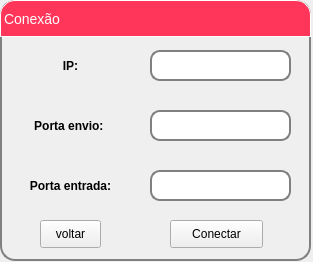
<?xml version="1.0" encoding="UTF-8"?>
<ui version="4.0">
 <class>Conexao_2</class>
 <widget class="QMainWindow" name="Conexao_2">
  <property name="enabled">
   <bool>true</bool>
  </property>
  <property name="geometry">
   <rect>
    <x>0</x>
    <y>0</y>
    <width>313</width>
    <height>262</height>
   </rect>
  </property>
  <property name="windowTitle">
   <string>Conexão</string>
  </property>
  <property name="animated">
   <bool>true</bool>
  </property>
  <property name="tabShape">
   <enum>QTabWidget::Rounded</enum>
  </property>
  <property name="unifiedTitleAndToolBarOnMac">
   <bool>false</bool>
  </property>
  <widget class="QWidget" name="centralwidget">
   <widget class="QGroupBox" name="Conexao">
    <property name="geometry">
     <rect>
      <x>0</x>
      <y>0</y>
      <width>311</width>
      <height>261</height>
     </rect>
    </property>
    <property name="sizePolicy">
     <sizepolicy hsizetype="Preferred" vsizetype="Preferred">
      <horstretch>0</horstretch>
      <verstretch>0</verstretch>
     </sizepolicy>
    </property>
    <property name="palette">
     <palette>
      <active>
       <colorrole role="WindowText">
        <brush brushstyle="SolidPattern">
         <color alpha="255">
          <red>0</red>
          <green>0</green>
          <blue>0</blue>
         </color>
        </brush>
       </colorrole>
       <colorrole role="Button">
        <brush brushstyle="SolidPattern">
         <color alpha="0">
          <red>0</red>
          <green>0</green>
          <blue>0</blue>
         </color>
        </brush>
       </colorrole>
       <colorrole role="Light">
        <brush brushstyle="SolidPattern">
         <color alpha="255">
          <red>211</red>
          <green>211</green>
          <blue>211</blue>
         </color>
        </brush>
       </colorrole>
       <colorrole role="Midlight">
        <brush brushstyle="SolidPattern">
         <color alpha="255">
          <red>176</red>
          <green>176</green>
          <blue>176</blue>
         </color>
        </brush>
       </colorrole>
       <colorrole role="Dark">
        <brush brushstyle="SolidPattern">
         <color alpha="255">
          <red>70</red>
          <green>70</green>
          <blue>70</blue>
         </color>
        </brush>
       </colorrole>
       <colorrole role="Mid">
        <brush brushstyle="SolidPattern">
         <color alpha="255">
          <red>94</red>
          <green>94</green>
          <blue>94</blue>
         </color>
        </brush>
       </colorrole>
       <colorrole role="Text">
        <brush brushstyle="SolidPattern">
         <color alpha="255">
          <red>0</red>
          <green>0</green>
          <blue>0</blue>
         </color>
        </brush>
       </colorrole>
       <colorrole role="BrightText">
        <brush brushstyle="SolidPattern">
         <color alpha="255">
          <red>255</red>
          <green>255</green>
          <blue>255</blue>
         </color>
        </brush>
       </colorrole>
       <colorrole role="ButtonText">
        <brush brushstyle="SolidPattern">
         <color alpha="255">
          <red>0</red>
          <green>0</green>
          <blue>0</blue>
         </color>
        </brush>
       </colorrole>
       <colorrole role="Base">
        <brush brushstyle="SolidPattern">
         <color alpha="0">
          <red>0</red>
          <green>0</green>
          <blue>0</blue>
         </color>
        </brush>
       </colorrole>
       <colorrole role="Window">
        <brush brushstyle="SolidPattern">
         <color alpha="0">
          <red>0</red>
          <green>0</green>
          <blue>0</blue>
         </color>
        </brush>
       </colorrole>
       <colorrole role="Shadow">
        <brush brushstyle="SolidPattern">
         <color alpha="255">
          <red>0</red>
          <green>0</green>
          <blue>0</blue>
         </color>
        </brush>
       </colorrole>
       <colorrole role="AlternateBase">
        <brush brushstyle="SolidPattern">
         <color alpha="255">
          <red>198</red>
          <green>198</green>
          <blue>198</blue>
         </color>
        </brush>
       </colorrole>
       <colorrole role="ToolTipBase">
        <brush brushstyle="SolidPattern">
         <color alpha="255">
          <red>255</red>
          <green>255</green>
          <blue>220</blue>
         </color>
        </brush>
       </colorrole>
       <colorrole role="ToolTipText">
        <brush brushstyle="SolidPattern">
         <color alpha="255">
          <red>0</red>
          <green>0</green>
          <blue>0</blue>
         </color>
        </brush>
       </colorrole>
      </active>
      <inactive>
       <colorrole role="WindowText">
        <brush brushstyle="SolidPattern">
         <color alpha="255">
          <red>0</red>
          <green>0</green>
          <blue>0</blue>
         </color>
        </brush>
       </colorrole>
       <colorrole role="Button">
        <brush brushstyle="SolidPattern">
         <color alpha="0">
          <red>0</red>
          <green>0</green>
          <blue>0</blue>
         </color>
        </brush>
       </colorrole>
       <colorrole role="Light">
        <brush brushstyle="SolidPattern">
         <color alpha="255">
          <red>211</red>
          <green>211</green>
          <blue>211</blue>
         </color>
        </brush>
       </colorrole>
       <colorrole role="Midlight">
        <brush brushstyle="SolidPattern">
         <color alpha="255">
          <red>176</red>
          <green>176</green>
          <blue>176</blue>
         </color>
        </brush>
       </colorrole>
       <colorrole role="Dark">
        <brush brushstyle="SolidPattern">
         <color alpha="255">
          <red>70</red>
          <green>70</green>
          <blue>70</blue>
         </color>
        </brush>
       </colorrole>
       <colorrole role="Mid">
        <brush brushstyle="SolidPattern">
         <color alpha="255">
          <red>94</red>
          <green>94</green>
          <blue>94</blue>
         </color>
        </brush>
       </colorrole>
       <colorrole role="Text">
        <brush brushstyle="SolidPattern">
         <color alpha="255">
          <red>0</red>
          <green>0</green>
          <blue>0</blue>
         </color>
        </brush>
       </colorrole>
       <colorrole role="BrightText">
        <brush brushstyle="SolidPattern">
         <color alpha="255">
          <red>255</red>
          <green>255</green>
          <blue>255</blue>
         </color>
        </brush>
       </colorrole>
       <colorrole role="ButtonText">
        <brush brushstyle="SolidPattern">
         <color alpha="255">
          <red>0</red>
          <green>0</green>
          <blue>0</blue>
         </color>
        </brush>
       </colorrole>
       <colorrole role="Base">
        <brush brushstyle="SolidPattern">
         <color alpha="0">
          <red>0</red>
          <green>0</green>
          <blue>0</blue>
         </color>
        </brush>
       </colorrole>
       <colorrole role="Window">
        <brush brushstyle="SolidPattern">
         <color alpha="0">
          <red>0</red>
          <green>0</green>
          <blue>0</blue>
         </color>
        </brush>
       </colorrole>
       <colorrole role="Shadow">
        <brush brushstyle="SolidPattern">
         <color alpha="255">
          <red>0</red>
          <green>0</green>
          <blue>0</blue>
         </color>
        </brush>
       </colorrole>
       <colorrole role="AlternateBase">
        <brush brushstyle="SolidPattern">
         <color alpha="255">
          <red>198</red>
          <green>198</green>
          <blue>198</blue>
         </color>
        </brush>
       </colorrole>
       <colorrole role="ToolTipBase">
        <brush brushstyle="SolidPattern">
         <color alpha="255">
          <red>255</red>
          <green>255</green>
          <blue>220</blue>
         </color>
        </brush>
       </colorrole>
       <colorrole role="ToolTipText">
        <brush brushstyle="SolidPattern">
         <color alpha="255">
          <red>0</red>
          <green>0</green>
          <blue>0</blue>
         </color>
        </brush>
       </colorrole>
      </inactive>
      <disabled>
       <colorrole role="WindowText">
        <brush brushstyle="SolidPattern">
         <color alpha="255">
          <red>70</red>
          <green>70</green>
          <blue>70</blue>
         </color>
        </brush>
       </colorrole>
       <colorrole role="Button">
        <brush brushstyle="SolidPattern">
         <color alpha="0">
          <red>0</red>
          <green>0</green>
          <blue>0</blue>
         </color>
        </brush>
       </colorrole>
       <colorrole role="Light">
        <brush brushstyle="SolidPattern">
         <color alpha="255">
          <red>211</red>
          <green>211</green>
          <blue>211</blue>
         </color>
        </brush>
       </colorrole>
       <colorrole role="Midlight">
        <brush brushstyle="SolidPattern">
         <color alpha="255">
          <red>176</red>
          <green>176</green>
          <blue>176</blue>
         </color>
        </brush>
       </colorrole>
       <colorrole role="Dark">
        <brush brushstyle="SolidPattern">
         <color alpha="255">
          <red>70</red>
          <green>70</green>
          <blue>70</blue>
         </color>
        </brush>
       </colorrole>
       <colorrole role="Mid">
        <brush brushstyle="SolidPattern">
         <color alpha="255">
          <red>94</red>
          <green>94</green>
          <blue>94</blue>
         </color>
        </brush>
       </colorrole>
       <colorrole role="Text">
        <brush brushstyle="SolidPattern">
         <color alpha="255">
          <red>70</red>
          <green>70</green>
          <blue>70</blue>
         </color>
        </brush>
       </colorrole>
       <colorrole role="BrightText">
        <brush brushstyle="SolidPattern">
         <color alpha="255">
          <red>255</red>
          <green>255</green>
          <blue>255</blue>
         </color>
        </brush>
       </colorrole>
       <colorrole role="ButtonText">
        <brush brushstyle="SolidPattern">
         <color alpha="255">
          <red>70</red>
          <green>70</green>
          <blue>70</blue>
         </color>
        </brush>
       </colorrole>
       <colorrole role="Base">
        <brush brushstyle="SolidPattern">
         <color alpha="0">
          <red>0</red>
          <green>0</green>
          <blue>0</blue>
         </color>
        </brush>
       </colorrole>
       <colorrole role="Window">
        <brush brushstyle="SolidPattern">
         <color alpha="0">
          <red>0</red>
          <green>0</green>
          <blue>0</blue>
         </color>
        </brush>
       </colorrole>
       <colorrole role="Shadow">
        <brush brushstyle="SolidPattern">
         <color alpha="255">
          <red>0</red>
          <green>0</green>
          <blue>0</blue>
         </color>
        </brush>
       </colorrole>
       <colorrole role="AlternateBase">
        <brush brushstyle="SolidPattern">
         <color alpha="255">
          <red>141</red>
          <green>141</green>
          <blue>141</blue>
         </color>
        </brush>
       </colorrole>
       <colorrole role="ToolTipBase">
        <brush brushstyle="SolidPattern">
         <color alpha="255">
          <red>255</red>
          <green>255</green>
          <blue>220</blue>
         </color>
        </brush>
       </colorrole>
       <colorrole role="ToolTipText">
        <brush brushstyle="SolidPattern">
         <color alpha="255">
          <red>0</red>
          <green>0</green>
          <blue>0</blue>
         </color>
        </brush>
       </colorrole>
      </disabled>
     </palette>
    </property>
    <property name="font">
     <font>
      <family>MS UI Gothic</family>
      <pointsize>16</pointsize>
      <weight>50</weight>
      <italic>false</italic>
      <bold>false</bold>
      <underline>false</underline>
      <strikeout>false</strikeout>
      <kerning>true</kerning>
     </font>
    </property>
    <property name="focusPolicy">
     <enum>Qt::NoFocus</enum>
    </property>
    <property name="toolTip">
     <string extracomment="kkkkkkkkk"/>
    </property>
    <property name="autoFillBackground">
     <bool>false</bool>
    </property>
    <property name="styleSheet">
     <string notr="true">
QFrame {
	border: 1px solid #FF17365D;
}

QGroupBox {
	background-color:transparent;
	border-radius: 15px;
	border:2px solid gray;
}

</string>
    </property>
    <property name="title">
     <string>Conexão</string>
    </property>
    <property name="alignment">
     <set>Qt::AlignCenter</set>
    </property>
    <property name="flat">
     <bool>false</bool>
    </property>
    <property name="checkable">
     <bool>false</bool>
    </property>
    <widget class="QLabel" name="txt_IP">
     <property name="geometry">
      <rect>
       <x>10</x>
       <y>50</y>
       <width>121</width>
       <height>31</height>
      </rect>
     </property>
     <property name="palette">
      <palette>
       <active>
        <colorrole role="WindowText">
         <brush brushstyle="SolidPattern">
          <color alpha="255">
           <red>0</red>
           <green>0</green>
           <blue>0</blue>
          </color>
         </brush>
        </colorrole>
        <colorrole role="Text">
         <brush brushstyle="SolidPattern">
          <color alpha="255">
           <red>0</red>
           <green>0</green>
           <blue>0</blue>
          </color>
         </brush>
        </colorrole>
        <colorrole role="ButtonText">
         <brush brushstyle="SolidPattern">
          <color alpha="255">
           <red>0</red>
           <green>0</green>
           <blue>0</blue>
          </color>
         </brush>
        </colorrole>
       </active>
       <inactive>
        <colorrole role="WindowText">
         <brush brushstyle="SolidPattern">
          <color alpha="255">
           <red>0</red>
           <green>0</green>
           <blue>0</blue>
          </color>
         </brush>
        </colorrole>
        <colorrole role="Text">
         <brush brushstyle="SolidPattern">
          <color alpha="255">
           <red>0</red>
           <green>0</green>
           <blue>0</blue>
          </color>
         </brush>
        </colorrole>
        <colorrole role="ButtonText">
         <brush brushstyle="SolidPattern">
          <color alpha="255">
           <red>0</red>
           <green>0</green>
           <blue>0</blue>
          </color>
         </brush>
        </colorrole>
       </inactive>
       <disabled>
        <colorrole role="WindowText">
         <brush brushstyle="SolidPattern">
          <color alpha="255">
           <red>0</red>
           <green>0</green>
           <blue>0</blue>
          </color>
         </brush>
        </colorrole>
        <colorrole role="Text">
         <brush brushstyle="SolidPattern">
          <color alpha="255">
           <red>0</red>
           <green>0</green>
           <blue>0</blue>
          </color>
         </brush>
        </colorrole>
        <colorrole role="ButtonText">
         <brush brushstyle="SolidPattern">
          <color alpha="255">
           <red>0</red>
           <green>0</green>
           <blue>0</blue>
          </color>
         </brush>
        </colorrole>
       </disabled>
      </palette>
     </property>
     <property name="font">
      <font>
       <weight>75</weight>
       <bold>true</bold>
      </font>
     </property>
     <property name="styleSheet">
      <string notr="true">QLabel{
border: transparent;
color: rgb(0, 0, 0);
qproperty-alignment: AlignCenter;
}</string>
     </property>
     <property name="frameShape">
      <enum>QFrame::NoFrame</enum>
     </property>
     <property name="text">
      <string>IP:</string>
     </property>
     <property name="alignment">
      <set>Qt::AlignCenter</set>
     </property>
    </widget>
    <widget class="QLabel" name="txt_Envio">
     <property name="geometry">
      <rect>
       <x>10</x>
       <y>110</y>
       <width>121</width>
       <height>31</height>
      </rect>
     </property>
     <property name="palette">
      <palette>
       <active>
        <colorrole role="WindowText">
         <brush brushstyle="SolidPattern">
          <color alpha="255">
           <red>0</red>
           <green>0</green>
           <blue>0</blue>
          </color>
         </brush>
        </colorrole>
        <colorrole role="Text">
         <brush brushstyle="SolidPattern">
          <color alpha="255">
           <red>0</red>
           <green>0</green>
           <blue>0</blue>
          </color>
         </brush>
        </colorrole>
        <colorrole role="ButtonText">
         <brush brushstyle="SolidPattern">
          <color alpha="255">
           <red>0</red>
           <green>0</green>
           <blue>0</blue>
          </color>
         </brush>
        </colorrole>
       </active>
       <inactive>
        <colorrole role="WindowText">
         <brush brushstyle="SolidPattern">
          <color alpha="255">
           <red>0</red>
           <green>0</green>
           <blue>0</blue>
          </color>
         </brush>
        </colorrole>
        <colorrole role="Text">
         <brush brushstyle="SolidPattern">
          <color alpha="255">
           <red>0</red>
           <green>0</green>
           <blue>0</blue>
          </color>
         </brush>
        </colorrole>
        <colorrole role="ButtonText">
         <brush brushstyle="SolidPattern">
          <color alpha="255">
           <red>0</red>
           <green>0</green>
           <blue>0</blue>
          </color>
         </brush>
        </colorrole>
       </inactive>
       <disabled>
        <colorrole role="WindowText">
         <brush brushstyle="SolidPattern">
          <color alpha="255">
           <red>0</red>
           <green>0</green>
           <blue>0</blue>
          </color>
         </brush>
        </colorrole>
        <colorrole role="Text">
         <brush brushstyle="SolidPattern">
          <color alpha="255">
           <red>0</red>
           <green>0</green>
           <blue>0</blue>
          </color>
         </brush>
        </colorrole>
        <colorrole role="ButtonText">
         <brush brushstyle="SolidPattern">
          <color alpha="255">
           <red>0</red>
           <green>0</green>
           <blue>0</blue>
          </color>
         </brush>
        </colorrole>
       </disabled>
      </palette>
     </property>
     <property name="font">
      <font>
       <weight>75</weight>
       <bold>true</bold>
      </font>
     </property>
     <property name="layoutDirection">
      <enum>Qt::LeftToRight</enum>
     </property>
     <property name="styleSheet">
      <string notr="true">QLabel{
border: transparent;
color: rgb(0, 0, 0);
qproperty-alignment: AlignCenter;
}</string>
     </property>
     <property name="frameShape">
      <enum>QFrame::NoFrame</enum>
     </property>
     <property name="text">
      <string>Porta envio: </string>
     </property>
     <property name="alignment">
      <set>Qt::AlignCenter</set>
     </property>
    </widget>
    <widget class="QLabel" name="txt_Entrada">
     <property name="geometry">
      <rect>
       <x>10</x>
       <y>170</y>
       <width>121</width>
       <height>31</height>
      </rect>
     </property>
     <property name="palette">
      <palette>
       <active>
        <colorrole role="WindowText">
         <brush brushstyle="SolidPattern">
          <color alpha="255">
           <red>0</red>
           <green>0</green>
           <blue>0</blue>
          </color>
         </brush>
        </colorrole>
        <colorrole role="Text">
         <brush brushstyle="SolidPattern">
          <color alpha="255">
           <red>0</red>
           <green>0</green>
           <blue>0</blue>
          </color>
         </brush>
        </colorrole>
        <colorrole role="ButtonText">
         <brush brushstyle="SolidPattern">
          <color alpha="255">
           <red>0</red>
           <green>0</green>
           <blue>0</blue>
          </color>
         </brush>
        </colorrole>
       </active>
       <inactive>
        <colorrole role="WindowText">
         <brush brushstyle="SolidPattern">
          <color alpha="255">
           <red>0</red>
           <green>0</green>
           <blue>0</blue>
          </color>
         </brush>
        </colorrole>
        <colorrole role="Text">
         <brush brushstyle="SolidPattern">
          <color alpha="255">
           <red>0</red>
           <green>0</green>
           <blue>0</blue>
          </color>
         </brush>
        </colorrole>
        <colorrole role="ButtonText">
         <brush brushstyle="SolidPattern">
          <color alpha="255">
           <red>0</red>
           <green>0</green>
           <blue>0</blue>
          </color>
         </brush>
        </colorrole>
       </inactive>
       <disabled>
        <colorrole role="WindowText">
         <brush brushstyle="SolidPattern">
          <color alpha="255">
           <red>0</red>
           <green>0</green>
           <blue>0</blue>
          </color>
         </brush>
        </colorrole>
        <colorrole role="Text">
         <brush brushstyle="SolidPattern">
          <color alpha="255">
           <red>0</red>
           <green>0</green>
           <blue>0</blue>
          </color>
         </brush>
        </colorrole>
        <colorrole role="ButtonText">
         <brush brushstyle="SolidPattern">
          <color alpha="255">
           <red>0</red>
           <green>0</green>
           <blue>0</blue>
          </color>
         </brush>
        </colorrole>
       </disabled>
      </palette>
     </property>
     <property name="font">
      <font>
       <weight>75</weight>
       <bold>true</bold>
      </font>
     </property>
     <property name="styleSheet">
      <string notr="true">QLabel{
border: transparent;
color: rgb(0, 0, 0);
qproperty-alignment: AlignCenter;
}</string>
     </property>
     <property name="frameShape">
      <enum>QFrame::NoFrame</enum>
     </property>
     <property name="text">
      <string>Porta entrada:</string>
     </property>
     <property name="alignment">
      <set>Qt::AlignCenter</set>
     </property>
    </widget>
    <widget class="QPushButton" name="botao_Conectar">
     <property name="geometry">
      <rect>
       <x>170</x>
       <y>220</y>
       <width>93</width>
       <height>28</height>
      </rect>
     </property>
     <property name="text">
      <string>Conectar</string>
     </property>
    </widget>
    <widget class="QLineEdit" name="Envio">
     <property name="geometry">
      <rect>
       <x>150</x>
       <y>110</y>
       <width>141</width>
       <height>31</height>
      </rect>
     </property>
     <property name="styleSheet">
      <string notr="true">QLineEdit{
border: 2px solid gray;
border-radius: 10px;
padding: 0 8px;
background: white;
selection-background-color: white;
}</string>
     </property>
    </widget>
    <widget class="QLineEdit" name="IP">
     <property name="geometry">
      <rect>
       <x>150</x>
       <y>50</y>
       <width>141</width>
       <height>31</height>
      </rect>
     </property>
     <property name="styleSheet">
      <string notr="true">QLineEdit{
border: 2px solid gray;
border-radius: 10px;
padding: 0 8px;
background: white;
selection-background-color: white;
}</string>
     </property>
    </widget>
    <widget class="QLineEdit" name="Entrada">
     <property name="geometry">
      <rect>
       <x>150</x>
       <y>170</y>
       <width>141</width>
       <height>31</height>
      </rect>
     </property>
     <property name="styleSheet">
      <string notr="true">QLineEdit{
border: 2px solid gray;
border-radius: 10px;
padding: 0 8px;
background: white;
selection-background-color: white;
}</string>
     </property>
    </widget>
    <widget class="QLabel" name="txt_Titulo">
     <property name="geometry">
      <rect>
       <x>0</x>
       <y>0</y>
       <width>311</width>
       <height>37</height>
      </rect>
     </property>
     <property name="palette">
      <palette>
       <active>
        <colorrole role="WindowText">
         <brush brushstyle="SolidPattern">
          <color alpha="255">
           <red>255</red>
           <green>255</green>
           <blue>255</blue>
          </color>
         </brush>
        </colorrole>
        <colorrole role="Button">
         <brush brushstyle="SolidPattern">
          <color alpha="255">
           <red>255</red>
           <green>54</green>
           <blue>90</blue>
          </color>
         </brush>
        </colorrole>
        <colorrole role="Light">
         <brush brushstyle="SolidPattern">
          <color alpha="255">
           <red>213</red>
           <green>127</green>
           <blue>255</blue>
          </color>
         </brush>
        </colorrole>
        <colorrole role="Midlight">
         <brush brushstyle="SolidPattern">
          <color alpha="255">
           <red>191</red>
           <green>63</green>
           <blue>255</blue>
          </color>
         </brush>
        </colorrole>
        <colorrole role="Dark">
         <brush brushstyle="SolidPattern">
          <color alpha="255">
           <red>85</red>
           <green>0</green>
           <blue>127</blue>
          </color>
         </brush>
        </colorrole>
        <colorrole role="Mid">
         <brush brushstyle="SolidPattern">
          <color alpha="255">
           <red>113</red>
           <green>0</green>
           <blue>170</blue>
          </color>
         </brush>
        </colorrole>
        <colorrole role="Text">
         <brush brushstyle="SolidPattern">
          <color alpha="255">
           <red>255</red>
           <green>255</green>
           <blue>255</blue>
          </color>
         </brush>
        </colorrole>
        <colorrole role="BrightText">
         <brush brushstyle="SolidPattern">
          <color alpha="255">
           <red>255</red>
           <green>255</green>
           <blue>255</blue>
          </color>
         </brush>
        </colorrole>
        <colorrole role="ButtonText">
         <brush brushstyle="SolidPattern">
          <color alpha="255">
           <red>255</red>
           <green>255</green>
           <blue>255</blue>
          </color>
         </brush>
        </colorrole>
        <colorrole role="Base">
         <brush brushstyle="SolidPattern">
          <color alpha="255">
           <red>255</red>
           <green>54</green>
           <blue>90</blue>
          </color>
         </brush>
        </colorrole>
        <colorrole role="Window">
         <brush brushstyle="SolidPattern">
          <color alpha="255">
           <red>255</red>
           <green>54</green>
           <blue>90</blue>
          </color>
         </brush>
        </colorrole>
        <colorrole role="Shadow">
         <brush brushstyle="SolidPattern">
          <color alpha="255">
           <red>0</red>
           <green>0</green>
           <blue>0</blue>
          </color>
         </brush>
        </colorrole>
        <colorrole role="AlternateBase">
         <brush brushstyle="SolidPattern">
          <color alpha="255">
           <red>212</red>
           <green>127</green>
           <blue>255</blue>
          </color>
         </brush>
        </colorrole>
        <colorrole role="ToolTipBase">
         <brush brushstyle="SolidPattern">
          <color alpha="255">
           <red>255</red>
           <green>255</green>
           <blue>220</blue>
          </color>
         </brush>
        </colorrole>
        <colorrole role="ToolTipText">
         <brush brushstyle="SolidPattern">
          <color alpha="255">
           <red>0</red>
           <green>0</green>
           <blue>0</blue>
          </color>
         </brush>
        </colorrole>
       </active>
       <inactive>
        <colorrole role="WindowText">
         <brush brushstyle="SolidPattern">
          <color alpha="255">
           <red>255</red>
           <green>255</green>
           <blue>255</blue>
          </color>
         </brush>
        </colorrole>
        <colorrole role="Button">
         <brush brushstyle="SolidPattern">
          <color alpha="255">
           <red>255</red>
           <green>54</green>
           <blue>90</blue>
          </color>
         </brush>
        </colorrole>
        <colorrole role="Light">
         <brush brushstyle="SolidPattern">
          <color alpha="255">
           <red>213</red>
           <green>127</green>
           <blue>255</blue>
          </color>
         </brush>
        </colorrole>
        <colorrole role="Midlight">
         <brush brushstyle="SolidPattern">
          <color alpha="255">
           <red>191</red>
           <green>63</green>
           <blue>255</blue>
          </color>
         </brush>
        </colorrole>
        <colorrole role="Dark">
         <brush brushstyle="SolidPattern">
          <color alpha="255">
           <red>85</red>
           <green>0</green>
           <blue>127</blue>
          </color>
         </brush>
        </colorrole>
        <colorrole role="Mid">
         <brush brushstyle="SolidPattern">
          <color alpha="255">
           <red>113</red>
           <green>0</green>
           <blue>170</blue>
          </color>
         </brush>
        </colorrole>
        <colorrole role="Text">
         <brush brushstyle="SolidPattern">
          <color alpha="255">
           <red>255</red>
           <green>255</green>
           <blue>255</blue>
          </color>
         </brush>
        </colorrole>
        <colorrole role="BrightText">
         <brush brushstyle="SolidPattern">
          <color alpha="255">
           <red>255</red>
           <green>255</green>
           <blue>255</blue>
          </color>
         </brush>
        </colorrole>
        <colorrole role="ButtonText">
         <brush brushstyle="SolidPattern">
          <color alpha="255">
           <red>255</red>
           <green>255</green>
           <blue>255</blue>
          </color>
         </brush>
        </colorrole>
        <colorrole role="Base">
         <brush brushstyle="SolidPattern">
          <color alpha="255">
           <red>255</red>
           <green>54</green>
           <blue>90</blue>
          </color>
         </brush>
        </colorrole>
        <colorrole role="Window">
         <brush brushstyle="SolidPattern">
          <color alpha="255">
           <red>255</red>
           <green>54</green>
           <blue>90</blue>
          </color>
         </brush>
        </colorrole>
        <colorrole role="Shadow">
         <brush brushstyle="SolidPattern">
          <color alpha="255">
           <red>0</red>
           <green>0</green>
           <blue>0</blue>
          </color>
         </brush>
        </colorrole>
        <colorrole role="AlternateBase">
         <brush brushstyle="SolidPattern">
          <color alpha="255">
           <red>212</red>
           <green>127</green>
           <blue>255</blue>
          </color>
         </brush>
        </colorrole>
        <colorrole role="ToolTipBase">
         <brush brushstyle="SolidPattern">
          <color alpha="255">
           <red>255</red>
           <green>255</green>
           <blue>220</blue>
          </color>
         </brush>
        </colorrole>
        <colorrole role="ToolTipText">
         <brush brushstyle="SolidPattern">
          <color alpha="255">
           <red>0</red>
           <green>0</green>
           <blue>0</blue>
          </color>
         </brush>
        </colorrole>
       </inactive>
       <disabled>
        <colorrole role="WindowText">
         <brush brushstyle="SolidPattern">
          <color alpha="255">
           <red>255</red>
           <green>255</green>
           <blue>255</blue>
          </color>
         </brush>
        </colorrole>
        <colorrole role="Button">
         <brush brushstyle="SolidPattern">
          <color alpha="255">
           <red>255</red>
           <green>54</green>
           <blue>90</blue>
          </color>
         </brush>
        </colorrole>
        <colorrole role="Light">
         <brush brushstyle="SolidPattern">
          <color alpha="255">
           <red>213</red>
           <green>127</green>
           <blue>255</blue>
          </color>
         </brush>
        </colorrole>
        <colorrole role="Midlight">
         <brush brushstyle="SolidPattern">
          <color alpha="255">
           <red>191</red>
           <green>63</green>
           <blue>255</blue>
          </color>
         </brush>
        </colorrole>
        <colorrole role="Dark">
         <brush brushstyle="SolidPattern">
          <color alpha="255">
           <red>85</red>
           <green>0</green>
           <blue>127</blue>
          </color>
         </brush>
        </colorrole>
        <colorrole role="Mid">
         <brush brushstyle="SolidPattern">
          <color alpha="255">
           <red>113</red>
           <green>0</green>
           <blue>170</blue>
          </color>
         </brush>
        </colorrole>
        <colorrole role="Text">
         <brush brushstyle="SolidPattern">
          <color alpha="255">
           <red>255</red>
           <green>255</green>
           <blue>255</blue>
          </color>
         </brush>
        </colorrole>
        <colorrole role="BrightText">
         <brush brushstyle="SolidPattern">
          <color alpha="255">
           <red>255</red>
           <green>255</green>
           <blue>255</blue>
          </color>
         </brush>
        </colorrole>
        <colorrole role="ButtonText">
         <brush brushstyle="SolidPattern">
          <color alpha="255">
           <red>255</red>
           <green>255</green>
           <blue>255</blue>
          </color>
         </brush>
        </colorrole>
        <colorrole role="Base">
         <brush brushstyle="SolidPattern">
          <color alpha="255">
           <red>255</red>
           <green>54</green>
           <blue>90</blue>
          </color>
         </brush>
        </colorrole>
        <colorrole role="Window">
         <brush brushstyle="SolidPattern">
          <color alpha="255">
           <red>255</red>
           <green>54</green>
           <blue>90</blue>
          </color>
         </brush>
        </colorrole>
        <colorrole role="Shadow">
         <brush brushstyle="SolidPattern">
          <color alpha="255">
           <red>0</red>
           <green>0</green>
           <blue>0</blue>
          </color>
         </brush>
        </colorrole>
        <colorrole role="AlternateBase">
         <brush brushstyle="SolidPattern">
          <color alpha="255">
           <red>170</red>
           <green>0</green>
           <blue>255</blue>
          </color>
         </brush>
        </colorrole>
        <colorrole role="ToolTipBase">
         <brush brushstyle="SolidPattern">
          <color alpha="255">
           <red>255</red>
           <green>255</green>
           <blue>220</blue>
          </color>
         </brush>
        </colorrole>
        <colorrole role="ToolTipText">
         <brush brushstyle="SolidPattern">
          <color alpha="255">
           <red>0</red>
           <green>0</green>
           <blue>0</blue>
          </color>
         </brush>
        </colorrole>
       </disabled>
      </palette>
     </property>
     <property name="mouseTracking">
      <bool>false</bool>
     </property>
     <property name="styleSheet">
      <string notr="true">QLabel {
    qproperty-alignment: AlignCenter;
	border: 1px solid rgb(255, 255, 255);
	border-top-left-radius: 15px;
	border-top-right-radius: 15px;
	background-color: rgb(255, 54, 90);
	padding: 5px 0px;
	color: rgb(255, 255, 255);
	max-height: 25px;
    font-size: 14px;
}</string>
     </property>
     <property name="text">
      <string>Conexão </string>
     </property>
    </widget>
    <widget class="QPushButton" name="botao_voltar">
     <property name="geometry">
      <rect>
       <x>40</x>
       <y>220</y>
       <width>61</width>
       <height>28</height>
      </rect>
     </property>
     <property name="text">
      <string>voltar</string>
     </property>
    </widget>
   </widget>
   <widget class="QLabel" name="Background">
    <property name="geometry">
     <rect>
      <x>-20</x>
      <y>0</y>
      <width>1071</width>
      <height>761</height>
     </rect>
    </property>
    <property name="autoFillBackground">
     <bool>true</bool>
    </property>
    <property name="text">
     <string/>
    </property>
    <property name="pixmap">
     <pixmap>v996-009_1-kroir4dk.jpg</pixmap>
    </property>
    <property name="scaledContents">
     <bool>true</bool>
    </property>
   </widget>
   <zorder>Background</zorder>
   <zorder>Conexao</zorder>
  </widget>
 </widget>
 <tabstops>
  <tabstop>IP</tabstop>
  <tabstop>Envio</tabstop>
  <tabstop>Entrada</tabstop>
  <tabstop>botao_Conectar</tabstop>
 </tabstops>
 <resources/>
 <connections/>
</ui>
